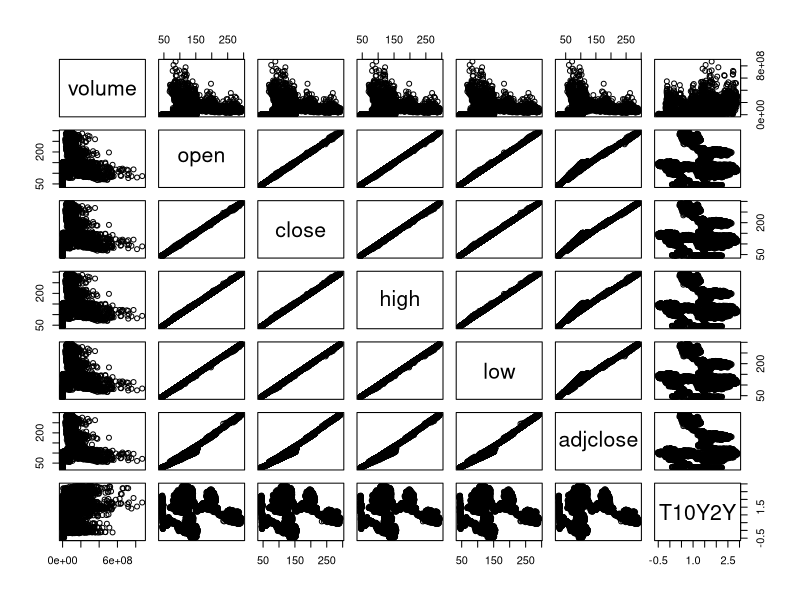
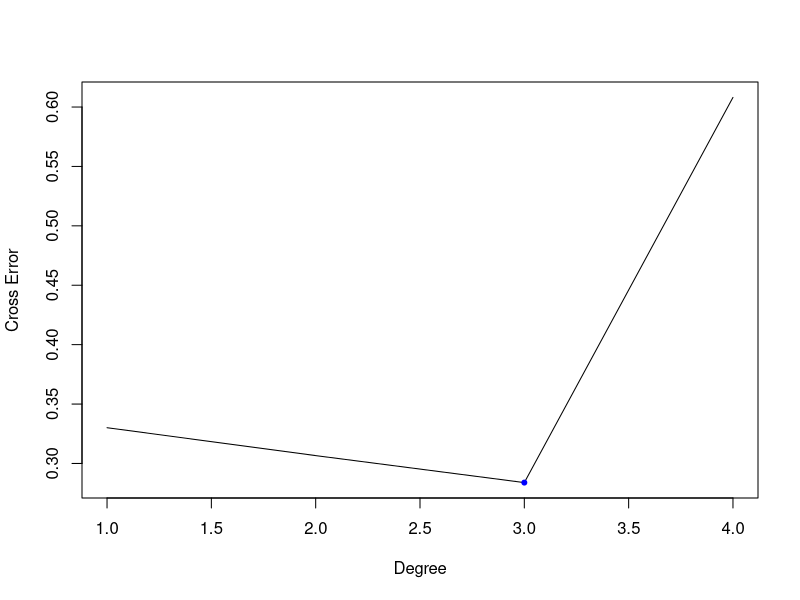

These figures' R source, in order:
## ---- chunk 1
# Ensure all necessary packages are installed before doing anything else.
packages.list = c("formatR", "knitr", "glmnet", "pls", "boot")
packages.new = packages.list[!(packages.list %in% installed.packages()[,"Package"])]
if(length(packages.new)){
  install.packages(packages.new)
}
## ---- chunk 2
library(formatR)
library(knitr)
opts_chunk$set(tidy.opts=list(width.cutoff=60),tidy=TRUE)
## ---- chunk 3
# Load CSV into data frame

SPY = read.csv(file="SPY.csv", header=T, sep=",")

# Drop date column and cast SPY
drop = c("date")
SPY = SPY[ , !(names(SPY) %in% drop)]

# Summarize inputs - sanity check
summary(SPY)
## ---- chunk 4
png("plot.png")
pairs(SPY)
dev.off()

#boxplot(volume ~ close, data=SPY, main = "Volume v Close")
#boxplot(open ~ close, data=SPY, main = "Open v Close")
#boxplot(high ~ close, data=SPY, main = "High v Close")
#boxplot(low ~ close, data=SPY, main = "Low v Close")
#boxplot(adjclose ~ close, data=SPY, main = "AdjClose v Close")
#boxplot(T10Y2Y ~ close, data=SPY, main = "T10Y2Y v Close")
## ---- chunk 5
cor(SPY)
## ---- chunk 6
set.seed(1997)

# 65/35 test train split
sample <- sample(nrow(SPY), nrow(SPY)*.65, replace=F)

SPY.train <- SPY[sample,]
SPY.test <- SPY[-sample,]
## ---- chunk 7
SPY.lm <- lm(close ~ ., data=SPY.train)
SPY.lm.preds <- predict(SPY.lm, SPY.test)

mean((SPY.lm.preds - SPY.test$close)^2) #MSE
## ---- chunk 8
SPY.test.AsMatrix <- model.matrix(close ~ ., data=SPY.test)
SPY.train.AsMatrix <- model.matrix(close ~ ., data=SPY.train)

lambdaVal <- 10^seq(4,-2,length=100)

require(glmnet)

SPY.ridgeReg <- glmnet(SPY.train.AsMatrix, SPY.train$close, alpha=0, lambda=lambdaVal, thresh=1e-10)
SPY.crossRidge <- cv.glmnet(SPY.train.AsMatrix, SPY.train$close, alpha=0, lambda=lambdaVal, thresh=1e-10)

optimalLambda <- SPY.crossRidge$lambda.min
ridgePreds <- predict(SPY.ridgeReg, s=optimalLambda, newx=SPY.test.AsMatrix)

mean((ridgePreds - SPY.test$close)^2) #Get Ridge MSE
## ---- chunk 9
require(pls)

SPY.pcr <- pcr(close ~ ., data=SPY.train, scale=TRUE, validation="CV")
SPY.pcr.preds <- predict(SPY.pcr, SPY.test, ncomp=6)

mean((SPY.pcr.preds - SPY.test$close)^2)
## ---- chunk 10
library(boot)

#List of error values for our polynomial models
SPY.polys.error = c()
# List of polynomial models
SPY.polys = list()

# Construct models in degrees 1 through 4
for(deg in 1:4){
  polynomialModel = glm(close ~ poly(volume, open, high, low, adjclose, T10Y2Y, degree=deg, raw=T), data=SPY)
  error = cv.glm(polynomialModel, data=SPY, K=10)$delta[1]
  SPY.polys.error = c(SPY.polys.error, error)
  
  SPY.polys[[deg]] = polynomialModel
  names(SPY.polys)[deg] = paste0("m", deg)
}

png('minDegree.png')
plot(SPY.polys.error, xlab="Degree", ylab='Cross Error', type='l')
minimum = which.min(SPY.polys.error)

points(minimum, SPY.polys.error[minimum], pch=20, col='blue')
dev.off()

SPY.polys.error[minimum]
